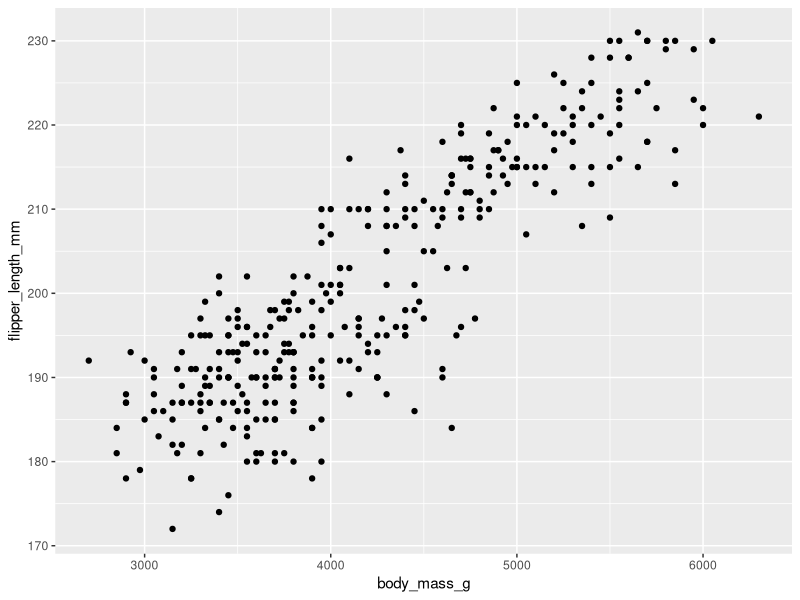
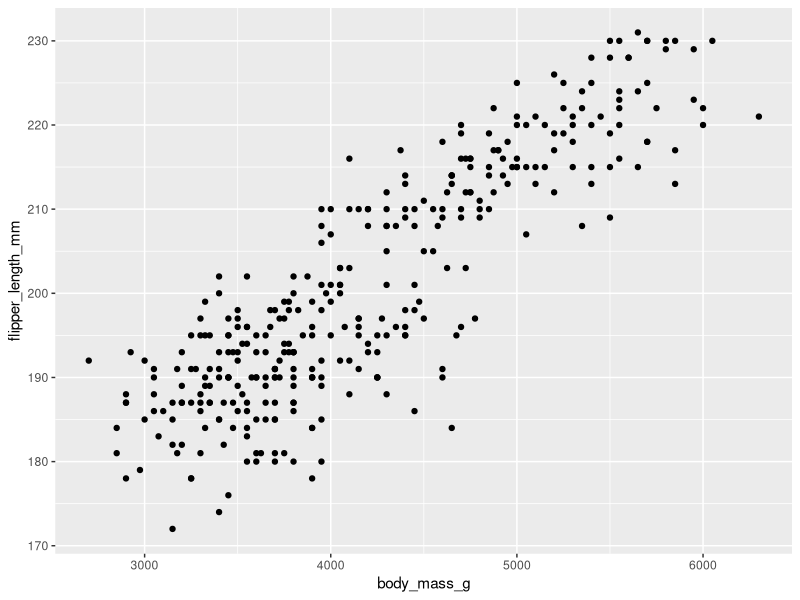
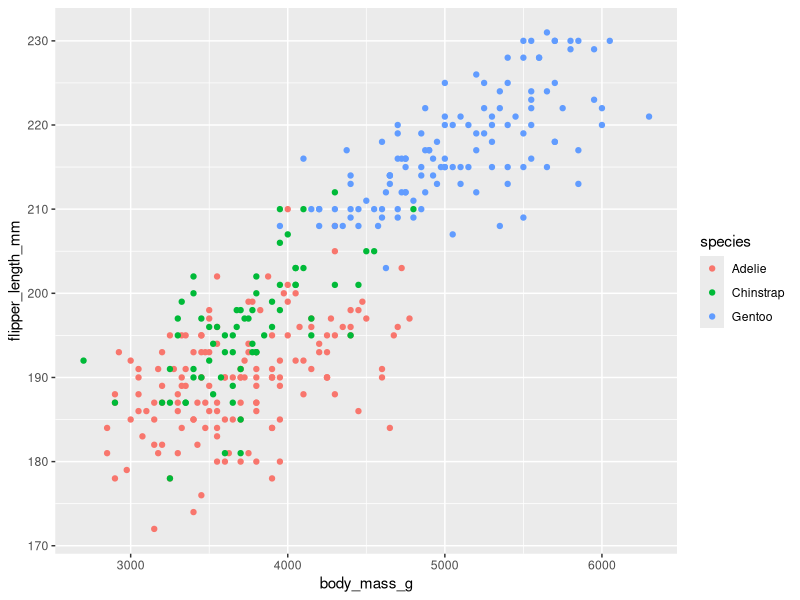
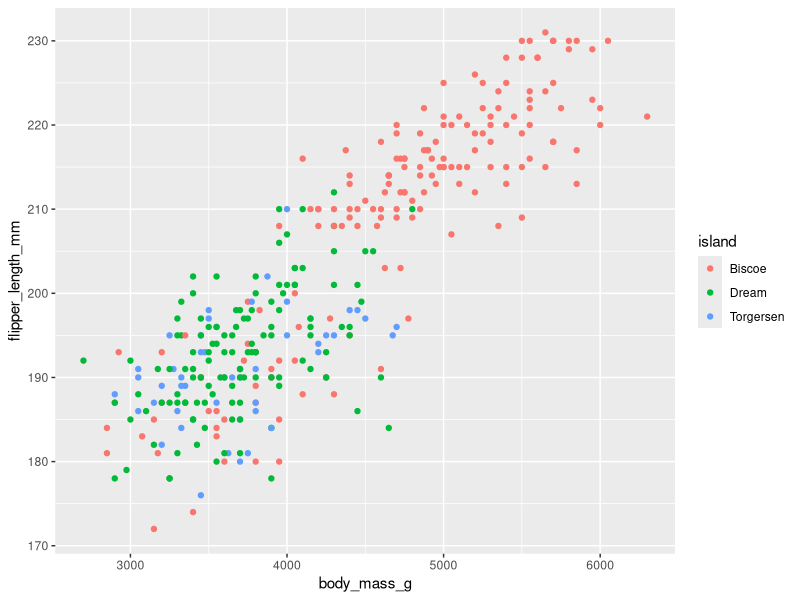
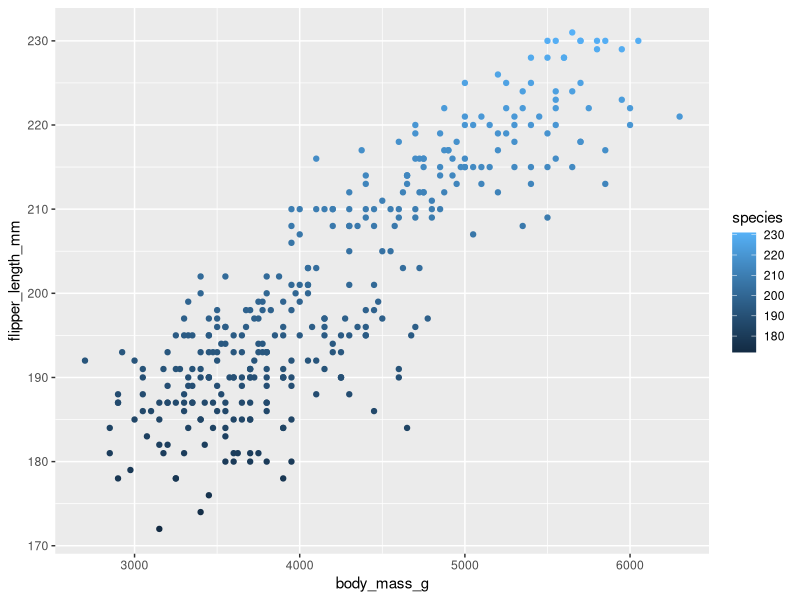
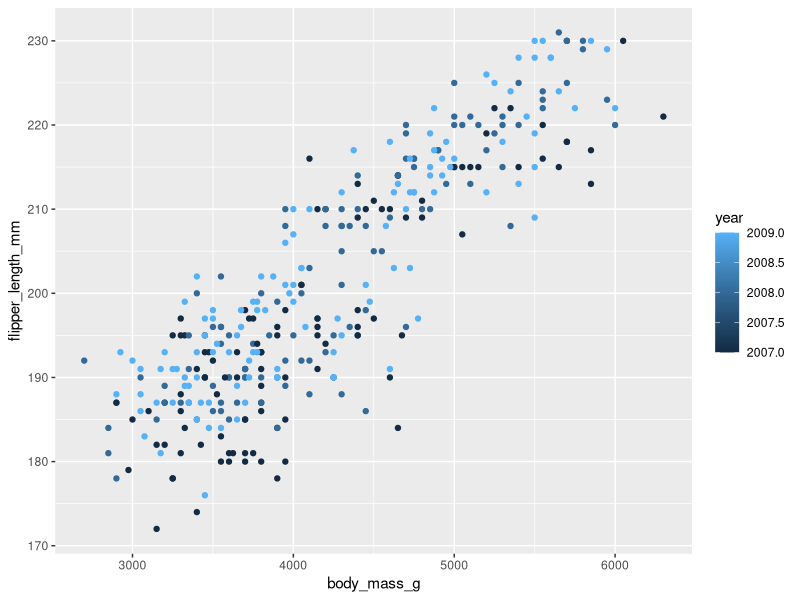
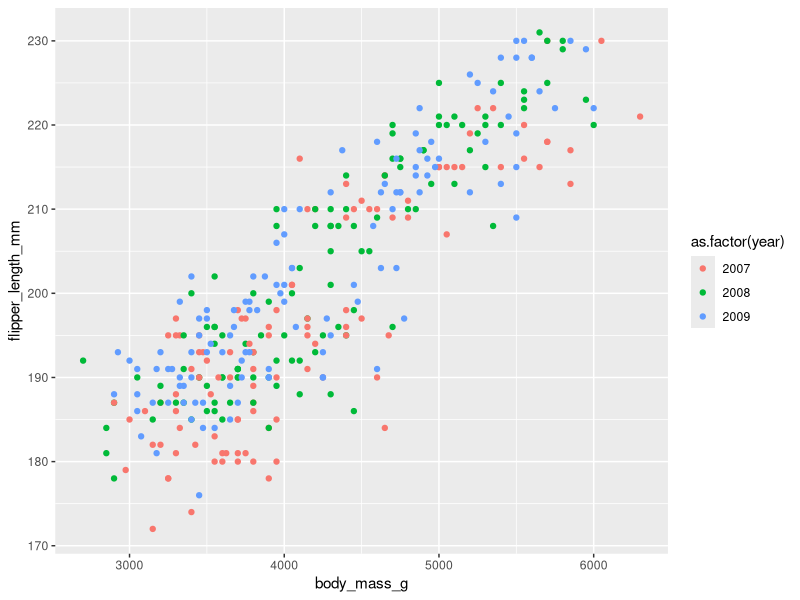
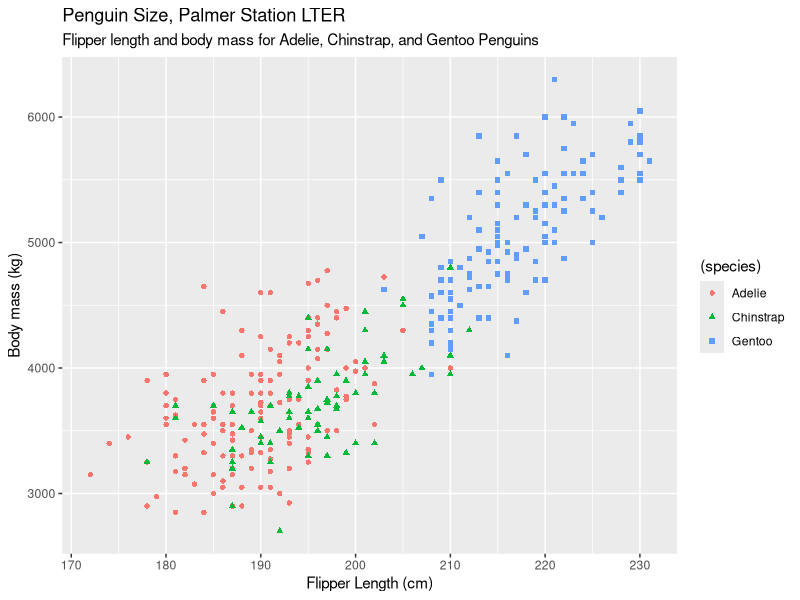

Generate these figures, in order, with R:
#CLASS FOUR 

#first, let's look at our data set - we are using Penguins 
#so, let's load our library

library(palmerpenguins)

#now, let's look at a little bit of our data - our data head
head(penguins)

#now, let's load tidyverse

library(tidyverse)

#okay, with that out of the way we are ready to get started 

#let's rename the datafile
happyfeet <- penguins
head(happyfeet)
#fct, dbl, int are datatype
#hit the drop down button on the happyfeet the the upper right box you can see
#the variables in the data set for reference 

#let's start with a continous vs continous plot ----

#let's look at flipper length vs body mass 
head(happyfeet$flipper_length_mm)
class(happyfeet$flipper_length_mm)
head(happyfeet$body_mass_g)
class(happyfeet$body_mass_g)

#two ways to do this
#explicit
ggplot(data = happyfeet, mapping = aes(x = body_mass_g, y = flipper_length_mm))+
  geom_point()
#implicit (i like this one more)
ggplot(happyfeet, aes(x = body_mass_g, y = flipper_length_mm))+
  geom_point()

#let's color add to it
#implicit
ggplot(happyfeet, aes(x = body_mass_g, y = flipper_length_mm, color =  species))+
  geom_point()
#explicit (i like this one more)
ggplot(happyfeet, aes(x = body_mass_g, y = flipper_length_mm))+
  geom_point(aes(color=island))

#now let's talk about global vs local variable assignment 
#the global assingment is on the top line
#the local assingment is on the botto line

#local overides global
ggplot(happyfeet, aes(x = body_mass_g, y = flipper_length_mm, color=species))+
  geom_point(aes(color=flipper_length_mm))

#what happens with year?
#if you write it like this, year is going to be treated like a sliding scale
ggplot(happyfeet, aes(x = body_mass_g, y = flipper_length_mm, color = year))+
  geom_point()

#we need to change year to a factor, so it gets treated year like a bucket (there
#are 3 different years, years are not a sliding scale)
ggplot(happyfeet, aes(x = body_mass_g, y = flipper_length_mm, color = as.factor(year)))+
  geom_point()

#challenge! let's try to recreate a plot shown on the screen ----
ggplot(happyfeet, aes(x = flipper_length_mm, y = body_mass_g, 
                      color = (species),
                      shape = (species)))+
  geom_point()+
  labs(x = "Flipper Length (cm)",
       y = "Body mass (kg)",
       title = "Penguin Size, Palmer Station LTER",
       subtitle = "Flipper length and body mass for Adelie, Chinstrap, and Gentoo Penguins")

#Okay, this is all things we covered last class, but we added shapes
#now let's talk about scaling - this is how you make specifications
  #its either a discreet varaible (aka a factor), continous (aka numeric),
  #or manual (she doesn't know how this works)
?scale_color_manual
  
  ggplot(happyfeet, aes(x = flipper_length_mm, y = body_mass_g, 
                        color = (species),
                        shape = (species)))+
  geom_point()+
  labs(x = "Flipper Length (cm)",
       y = "Body mass (kg)",
       title = "Penguin Size, Palmer Station LTER",
       subtitle = "Flipper length and body mass for Adelie, Chinstrap, and Gentoo Penguins")+
  scale_color_manual(values = c("purple", "green", "orange"))
  
#note, the values function assigns color in alphabetical order of the species
  #but if we want to assing the colors to specific species, we do it like this"
  
ggplot(happyfeet, aes(x = flipper_length_mm, y = body_mass_g, 
                        color = (species),
                        shape = (species)))+
    geom_point()+
    labs(x = "Flipper Length (cm)",
         y = "Body mass (kg)",
         title = "Penguin Size, Palmer Station LTER",
         subtitle = "Flipper length and body mass for Adelie, Chinstrap, and Gentoo Penguins")+
    scale_color_manual(values = c("purple", "green", "orange"))+
    theme(legend.position = c(0.9, 0.1))

#theme, the first is how far left and right 
#theme, the second is how far top and bottom
#the scale goes from 0 to 1
#or you can use words but then you have less specificity 



#Okay, let's do some box plots ----

ggplot(happyfeet, aes(x = species, y = body_mass_g, color=species))+
  geom_boxplot()+
  geom_jitter()+
  labs(x = "Species",
       y = "Body Mass (kg)",
       Title = "Penguin Size, Palmer Station LTER")

#tidy it up 

ggplot(happyfeet, aes(x = species, y = body_mass_g, color=species))+
  geom_boxplot(width = 0.3)+
  geom_jitter(alpha = 0.5,
              position = position_jitter(width = 0.2))+
  theme(legend.position = "none")+
  labs(x = "Species",
       y = "Body Mass (kg)",
       Title = "Penguin Size, Palmer Station LTER")

#so the alpha makes the dots more transparent I think??? I don't know - ask 
#chatGPT later 


#Okay, lets do cts vs var (Histogram) ----

ggplot(happyfeet, aes(x = flipper_length_mm, fill=species))+
  geom_histogram(binwidth=2, alpha=0.5, position = "identity")+
  labs (x = "flipper length",
        y = "Frequency",
        Title = "Penguin Flipper Lengths")+
  scale_fill_manual(values = c("orange", "purple", "green"))

#a few notes about the histogram
#for color, we need to use "fill" and not "color" or it will just outline them 
#for making the graph more transparent, use alpha 
#to see the histogram overlap, use position = "identity" 
#to adjust the width of the bars, use binwdith


#Okay, let's talk about faceting ---- 

#you have a plot and you want to split it into 2 plots based on a varible 

ggplot(happyfeet, aes(x = bill_depth_mm, y = body_mass_g, color = species))+
  geom_point()

#but what about the 3 different islands
ggplot(happyfeet, aes(x = bill_depth_mm, y = body_mass_g, color = species))+
  geom_point()+
  facet_grid(year ~ island)

#you can also only add one variable:  
# facet_grid(~ col) < this will work 
# facet_grid(row ~) < this will NOT work 
# facet_grid(row ~ .) < this will work

#just as a note: a good website is colorbrewer2 
# https://colorbrewer2.org/#type=sequential&scheme=BuGn&n=3

#fff7bc
#fec44f
#d95f0e
  
ggplot(happyfeet, aes(x = flipper_length_mm, fill=species))+
  geom_histogram(binwidth=2, alpha=0.5, position = "identity")+
  labs (x = "flipper length",
        y = "Frequency",
        Title = "Penguin Flipper Lengths")+
  scale_fill_manual(values = c("orange", "purple", "green"))
  
ggplot(happyfeet, aes(x = flipper_length_mm, fill=species))+
  geom_histogram(binwidth=2, alpha=0.5, position = "identity")+
  labs (x = "flipper length",
        y = "Frequency",
        Title = "Penguin Flipper Lengths")+
  scale_fill_manual(values = c("#fff7bc", "#fec44f", "#d95f0e"))















